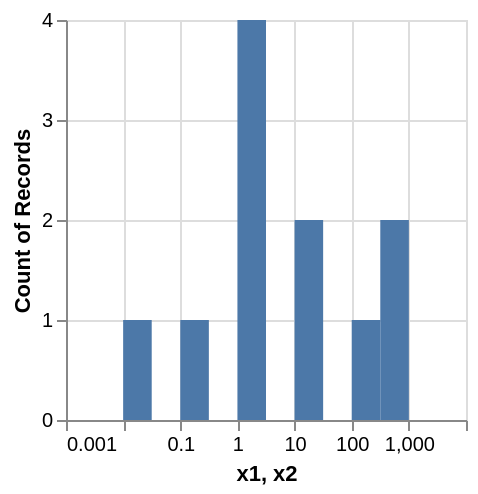

The specification (Vega-Lite) saved for this image:
### Vega specification from a JSON file in a GitHub repository (floating-point values rounded to 4 significant figures)
{"$schema": "https://vega.github.io/schema/vega/v5.json", "description": "Log-scaled Histogram.  We may improve the support of this. See https://github.com/vega/vega-lite/issues/4792.", "background": "white", "padding": 5, "width": 200, "height": 200, "style": "cell", "data": [{"name": "source_0", "values": [{"x": 0.01}, {"x": 0.1}, {"x": 1}, {"x": 1}, {"x": 1}, {"x": 1}, {"x": 10}, {"x": 10}, {"x": 100}, {"x": 500}, {"x": 800}]}, {"name": "data_0", "source": "source_0", "transform": [{"type": "formula", "expr": "log(datum.x)/log(10)", "as": "log_x"}, {"type": "extent", "field": "log_x", "signal": "bin_maxbins_10_log_x_extent"}, {"type": "bin", "field": "log_x", "as": ["bin_log_x", "bin_log_x_end"], "signal": "bin_maxbins_10_log_x_bins", "maxbins": 10, "extent": {"signal": "bin_maxbins_10_log_x_extent"}}, {"type": "formula", "expr": "pow(10, datum.bin_log_x)", "as": "x1"}, {"type": "formula", "expr": "pow(10, datum.bin_log_x_end)", "as": "x2"}, {"type": "aggregate", "groupby": ["x1", "x2"], "ops": ["count"], "fields": [null], "as": ["__count"]}, {"type": "filter", "expr": "datum[\"x1\"] !== null && isFinite(datum[\"x1\"])"}]}], "marks": [{"name": "marks", "type": "rect", "style": ["bar"], "from": {"data": "data_0"}, "encode": {"update": {"fill": {"value": "#4c78a8"}, "x": {"scale": "x", "field": "x1"}, "x2": {"scale": "x", "field": "x2"}, "y": {"scale": "y", "field": "__count"}, "y2": {"scale": "y", "value": 0}}}}], "scales": [{"name": "x", "type": "log", "domain": {"data": "data_0", "fields": ["x1", "x2"]}, "range": [0, {"signal": "width"}], "base": 10, "nice": true, "padding": 5}, {"name": "y", "type": "linear", "domain": {"data": "data_0", "field": "__count"}, "range": [{"signal": "height"}, 0], "nice": true, "zero": true}], "axes": [{"scale": "x", "orient": "bottom", "tickCount": 5, "gridScale": "y", "grid": true, "domain": false, "labels": false, "maxExtent": 0, "minExtent": 0, "ticks": false, "zindex": 0}, {"scale": "y", "orient": "left", "gridScale": "x", "grid": true, "tickCount": {"signal": "ceil(height/40)"}, "domain": false, "labels": false, "maxExtent": 0, "minExtent": 0, "ticks": false, "zindex": 0}, {"scale": "x", "orient": "bottom", "grid": false, "title": "x1, x2", "tickCount": 5, "labelFlush": true, "labelOverlap": "greedy", "zindex": 0}, {"scale": "y", "orient": "left", "grid": false, "title": "Count of Records", "labelOverlap": true, "tickCount": {"signal": "ceil(height/40)"}, "zindex": 0}], "config": {"background": "white"}}
